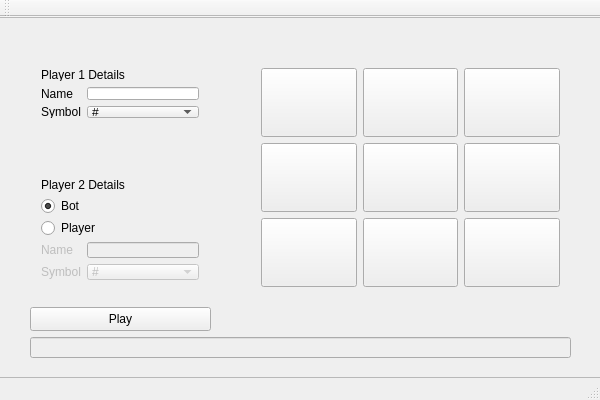
<?xml version="1.0" encoding="UTF-8"?>
<ui version="4.0">
 <class>TicTacToeUIClass</class>
 <widget class="QMainWindow" name="TicTacToeUIClass">
  <property name="geometry">
   <rect>
    <x>0</x>
    <y>0</y>
    <width>600</width>
    <height>400</height>
   </rect>
  </property>
  <property name="windowTitle">
   <string>TicTacToeUI</string>
  </property>
  <widget class="QWidget" name="centralWidget">
   <widget class="QFrame" name="frame">
    <property name="geometry">
     <rect>
      <x>-10</x>
      <y>0</y>
      <width>611</width>
      <height>361</height>
     </rect>
    </property>
    <property name="sizePolicy">
     <sizepolicy hsizetype="Expanding" vsizetype="Expanding">
      <horstretch>0</horstretch>
      <verstretch>0</verstretch>
     </sizepolicy>
    </property>
    <property name="frameShape">
     <enum>QFrame::Shape::StyledPanel</enum>
    </property>
    <property name="frameShadow">
     <enum>QFrame::Shadow::Raised</enum>
    </property>
    <widget class="QWidget" name="gridLayoutWidget">
     <property name="geometry">
      <rect>
       <x>260</x>
       <y>40</y>
       <width>321</width>
       <height>241</height>
      </rect>
     </property>
     <property name="sizePolicy">
      <sizepolicy hsizetype="Expanding" vsizetype="Expanding">
       <horstretch>0</horstretch>
       <verstretch>0</verstretch>
      </sizepolicy>
     </property>
     <layout class="QGridLayout" name="cells">
      <item row="0" column="0">
       <widget class="QPushButton" name="cell00">
        <property name="sizePolicy">
         <sizepolicy hsizetype="Expanding" vsizetype="Expanding">
          <horstretch>0</horstretch>
          <verstretch>0</verstretch>
         </sizepolicy>
        </property>
        <property name="text">
         <string/>
        </property>
       </widget>
      </item>
      <item row="0" column="2">
       <widget class="QPushButton" name="cell02">
        <property name="sizePolicy">
         <sizepolicy hsizetype="Expanding" vsizetype="Expanding">
          <horstretch>0</horstretch>
          <verstretch>0</verstretch>
         </sizepolicy>
        </property>
        <property name="text">
         <string/>
        </property>
       </widget>
      </item>
      <item row="0" column="1">
       <widget class="QPushButton" name="cell01">
        <property name="sizePolicy">
         <sizepolicy hsizetype="Expanding" vsizetype="Expanding">
          <horstretch>0</horstretch>
          <verstretch>0</verstretch>
         </sizepolicy>
        </property>
        <property name="text">
         <string/>
        </property>
       </widget>
      </item>
      <item row="1" column="0">
       <widget class="QPushButton" name="cell10">
        <property name="sizePolicy">
         <sizepolicy hsizetype="Expanding" vsizetype="Expanding">
          <horstretch>0</horstretch>
          <verstretch>0</verstretch>
         </sizepolicy>
        </property>
        <property name="text">
         <string/>
        </property>
       </widget>
      </item>
      <item row="1" column="2">
       <widget class="QPushButton" name="cell12">
        <property name="sizePolicy">
         <sizepolicy hsizetype="Expanding" vsizetype="Expanding">
          <horstretch>0</horstretch>
          <verstretch>0</verstretch>
         </sizepolicy>
        </property>
        <property name="text">
         <string/>
        </property>
       </widget>
      </item>
      <item row="1" column="1">
       <widget class="QPushButton" name="cell11">
        <property name="sizePolicy">
         <sizepolicy hsizetype="Expanding" vsizetype="Expanding">
          <horstretch>0</horstretch>
          <verstretch>0</verstretch>
         </sizepolicy>
        </property>
        <property name="text">
         <string/>
        </property>
       </widget>
      </item>
      <item row="2" column="0">
       <widget class="QPushButton" name="cell20">
        <property name="sizePolicy">
         <sizepolicy hsizetype="Expanding" vsizetype="Expanding">
          <horstretch>0</horstretch>
          <verstretch>0</verstretch>
         </sizepolicy>
        </property>
        <property name="text">
         <string/>
        </property>
       </widget>
      </item>
      <item row="2" column="1">
       <widget class="QPushButton" name="cell21">
        <property name="sizePolicy">
         <sizepolicy hsizetype="Expanding" vsizetype="Expanding">
          <horstretch>0</horstretch>
          <verstretch>0</verstretch>
         </sizepolicy>
        </property>
        <property name="text">
         <string/>
        </property>
       </widget>
      </item>
      <item row="2" column="2">
       <widget class="QPushButton" name="cell22">
        <property name="sizePolicy">
         <sizepolicy hsizetype="Expanding" vsizetype="Expanding">
          <horstretch>0</horstretch>
          <verstretch>0</verstretch>
         </sizepolicy>
        </property>
        <property name="text">
         <string/>
        </property>
       </widget>
      </item>
     </layout>
    </widget>
    <widget class="QWidget" name="gridLayoutWidget_2">
     <property name="geometry">
      <rect>
       <x>40</x>
       <y>40</y>
       <width>180</width>
       <height>72</height>
      </rect>
     </property>
     <layout class="QGridLayout" name="p1Grid">
      <item row="0" column="0" colspan="2">
       <widget class="QLabel" name="p1Info_2">
        <property name="sizePolicy">
         <sizepolicy hsizetype="Expanding" vsizetype="Expanding">
          <horstretch>0</horstretch>
          <verstretch>0</verstretch>
         </sizepolicy>
        </property>
        <property name="text">
         <string>Player 1 Details</string>
        </property>
       </widget>
      </item>
      <item row="2" column="0">
       <widget class="QLabel" name="p1SymbolLabel">
        <property name="text">
         <string>Symbol</string>
        </property>
       </widget>
      </item>
      <item row="1" column="1">
       <widget class="QLineEdit" name="p1NameLineEdit">
        <property name="sizePolicy">
         <sizepolicy hsizetype="Expanding" vsizetype="Expanding">
          <horstretch>0</horstretch>
          <verstretch>0</verstretch>
         </sizepolicy>
        </property>
       </widget>
      </item>
      <item row="1" column="0">
       <widget class="QLabel" name="p1NameLabel">
        <property name="sizePolicy">
         <sizepolicy hsizetype="Preferred" vsizetype="Expanding">
          <horstretch>0</horstretch>
          <verstretch>0</verstretch>
         </sizepolicy>
        </property>
        <property name="text">
         <string>Name</string>
        </property>
       </widget>
      </item>
      <item row="2" column="1">
       <widget class="QComboBox" name="p1SymbolCombo">
        <item>
         <property name="text">
          <string>#</string>
         </property>
        </item>
        <item>
         <property name="text">
          <string>O</string>
         </property>
        </item>
        <item>
         <property name="text">
          <string>X</string>
         </property>
        </item>
        <item>
         <property name="text">
          <string>@</string>
         </property>
        </item>
       </widget>
      </item>
     </layout>
    </widget>
    <widget class="QWidget" name="gridLayoutWidget_3">
     <property name="geometry">
      <rect>
       <x>40</x>
       <y>150</y>
       <width>180</width>
       <height>124</height>
      </rect>
     </property>
     <layout class="QGridLayout" name="p2Grid">
      <item row="7" column="1">
       <widget class="QLineEdit" name="p2NameLineEdit">
        <property name="enabled">
         <bool>false</bool>
        </property>
       </widget>
      </item>
      <item row="7" column="0">
       <widget class="QLabel" name="p2NameLabel">
        <property name="enabled">
         <bool>false</bool>
        </property>
        <property name="text">
         <string>Name</string>
        </property>
       </widget>
      </item>
      <item row="8" column="1">
       <widget class="QComboBox" name="p2SymbolCombo">
        <property name="enabled">
         <bool>false</bool>
        </property>
        <item>
         <property name="text">
          <string>#</string>
         </property>
        </item>
        <item>
         <property name="text">
          <string>O</string>
         </property>
        </item>
        <item>
         <property name="text">
          <string>X</string>
         </property>
        </item>
        <item>
         <property name="text">
          <string>@</string>
         </property>
        </item>
       </widget>
      </item>
      <item row="6" column="0" colspan="2">
       <widget class="QRadioButton" name="playerRadioBtn">
        <property name="enabled">
         <bool>true</bool>
        </property>
        <property name="text">
         <string>Player</string>
        </property>
       </widget>
      </item>
      <item row="8" column="0">
       <widget class="QLabel" name="p2SymbolLabel">
        <property name="enabled">
         <bool>false</bool>
        </property>
        <property name="text">
         <string>Symbol</string>
        </property>
       </widget>
      </item>
      <item row="4" column="0" colspan="2">
       <widget class="QLabel" name="p1Info">
        <property name="text">
         <string>Player 2 Details</string>
        </property>
       </widget>
      </item>
      <item row="5" column="0" colspan="2">
       <widget class="QRadioButton" name="botRadioBtn">
        <property name="enabled">
         <bool>true</bool>
        </property>
        <property name="text">
         <string>Bot</string>
        </property>
        <property name="checked">
         <bool>true</bool>
        </property>
       </widget>
      </item>
     </layout>
    </widget>
    <widget class="QPushButton" name="playButton">
     <property name="geometry">
      <rect>
       <x>40</x>
       <y>290</y>
       <width>181</width>
       <height>24</height>
      </rect>
     </property>
     <property name="text">
      <string>Play</string>
     </property>
    </widget>
    <widget class="QLineEdit" name="InformationLineEdit">
     <property name="enabled">
      <bool>false</bool>
     </property>
     <property name="geometry">
      <rect>
       <x>40</x>
       <y>320</y>
       <width>541</width>
       <height>21</height>
      </rect>
     </property>
    </widget>
   </widget>
  </widget>
  <widget class="QMenuBar" name="menuBar">
   <property name="geometry">
    <rect>
     <x>0</x>
     <y>0</y>
     <width>600</width>
     <height>22</height>
    </rect>
   </property>
  </widget>
  <widget class="QToolBar" name="mainToolBar">
   <attribute name="toolBarArea">
    <enum>TopToolBarArea</enum>
   </attribute>
   <attribute name="toolBarBreak">
    <bool>false</bool>
   </attribute>
  </widget>
  <widget class="QStatusBar" name="statusBar"/>
 </widget>
 <layoutdefault spacing="6" margin="11"/>
 <resources>
  <include location="TicTacToeUI.qrc"/>
 </resources>
 <connections/>
</ui>
